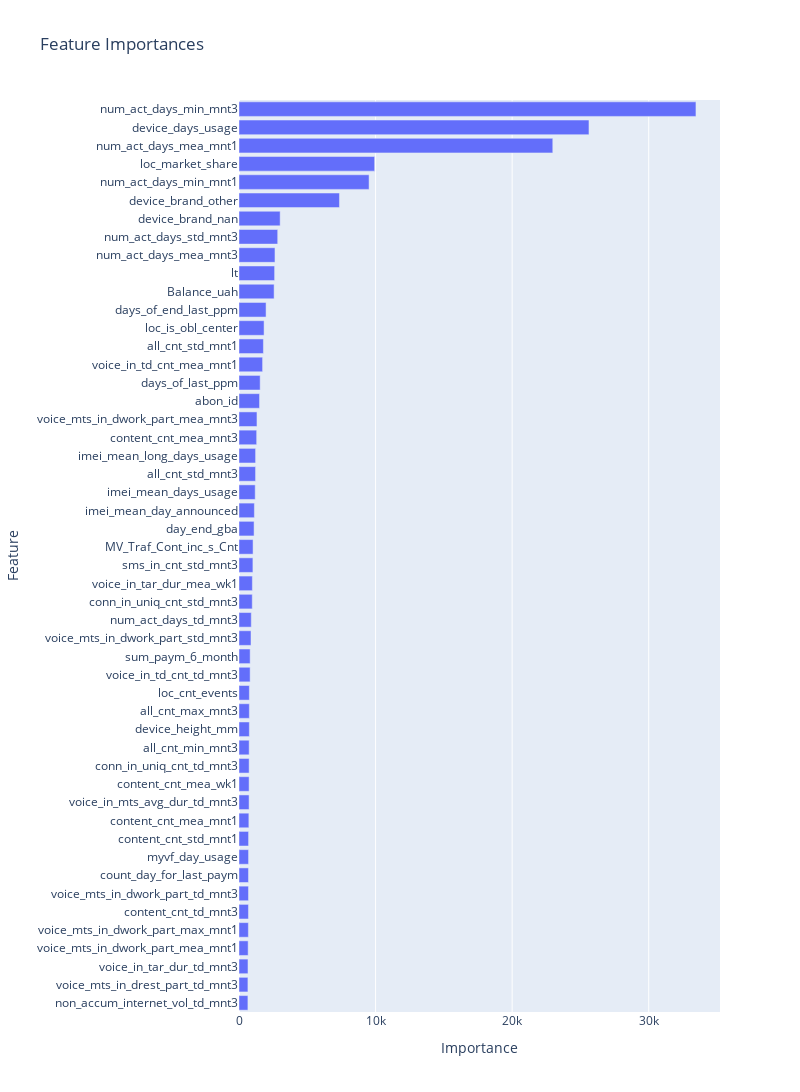

Notebook cell for this chart:
### Code cell
import plotly.express as px

fig = px.bar(feature_importances[:50], x="Importance", y="Feature", title="Feature Importances")
fig.update_layout(yaxis={"categoryorder": "total ascending"}, width=800, height=1200)
fig.show()

### Figure 1 — Plotly figure (JSON) as saved in the notebook; plotly's stock layout.template omitted (floating-point values rounded to 4 significant figures)
{"data": [{"alignmentgroup": "True", "hovertemplate": "Importance=%{x}<br>Feature=%{y}<extra></extra>", "legendgroup": "", "marker": {"color": "#636efa", "pattern": {"shape": ""}}, "name": "", "offsetgroup": "", "orientation": "h", "showlegend": false, "textposition": "auto", "type": "bar", "x": [33460.0, 25620.0, 22980.0, 9933.0, 9524.0, 7355.0, 3013.0, 2834.0, 2634.0, 2608.0, 2571.0, 1982.0, 1836.0, 1787.0, 1727.0, 1550.0, 1503.0, 1316.0, 1294.0, 1215.0, 1213.0, 1187.0, 1126.0, 1103.0, 1030.0, 1019.0, 978.7, 970.9, 899.3, 879.4, 816.3, 815.2, 758.8, 757.1, 756.9, 744.1, 741.4, 739.2, 738.4, 722.9, 700.6, 698.9, 694.3, 694.1, 692.8, 686.4, 669.2, 657.5, 653.0, 652.2], "xaxis": "x", "y": ["num_act_days_min_mnt3", "device_days_usage", "num_act_days_mea_mnt1", "loc_market_share", "num_act_days_min_mnt1", "device_brand_other", "device_brand_nan", "num_act_days_std_mnt3", "num_act_days_mea_mnt3", "lt", "Balance_uah", "days_of_end_last_ppm", "loc_is_obl_center", "all_cnt_std_mnt1", "voice_in_td_cnt_mea_mnt1", "days_of_last_ppm", "abon_id", "voice_mts_in_dwork_part_mea_mnt3", "content_cnt_mea_mnt3", "imei_mean_long_days_usage", "all_cnt_std_mnt3", "imei_mean_days_usage", "imei_mean_day_announced", "day_end_gba", "MV_Traf_Cont_inc_s_Cnt", "sms_in_cnt_std_mnt3", "voice_in_tar_dur_mea_wk1", "conn_in_uniq_cnt_std_mnt3", "num_act_days_td_mnt3", "voice_mts_in_dwork_part_std_mnt3", "sum_paym_6_month", "voice_in_td_cnt_td_mnt3", "loc_cnt_events", "all_cnt_max_mnt3", "device_height_mm", "all_cnt_min_mnt3", "conn_in_uniq_cnt_td_mnt3", "content_cnt_mea_wk1", "voice_in_mts_avg_dur_td_mnt3", "content_cnt_mea_mnt1", "content_cnt_std_mnt1", "myvf_day_usage", "count_day_for_last_paym", "voice_mts_in_dwork_part_td_mnt3", "content_cnt_td_mnt3", "voice_mts_in_dwork_part_max_mnt1", "voice_mts_in_dwork_part_mea_mnt1", "voice_in_tar_dur_td_mnt3", "voice_mts_in_drest_part_td_mnt3", "non_accum_internet_vol_td_mnt3"], "yaxis": "y"}], "layout": {"barmode": "relative", "height": 1200, "legend": {"tracegroupgap": 0}, "title": {"text": "Feature Importances"}, "width": 800, "xaxis": {"anchor": "y", "domain": [0, 1], "title": {"text": "Importance"}}, "yaxis": {"anchor": "x", "categoryorder": "total ascending", "domain": [0, 1], "title": {"text": "Feature"}}}}
